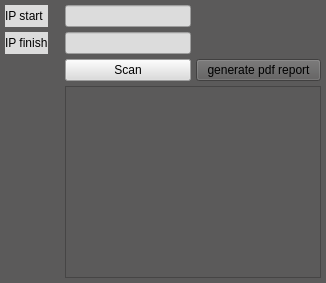
                   <widget class="QWidget" name="page_android_clean">
                    <property name="styleSheet">
                     <string notr="true">background:rgb(91,90,90);</string>
                    </property>
                    <layout class="QGridLayout" name="gridLayout_5">
                     <property name="leftMargin">
                      <number>5</number>
                     </property>
                     <property name="topMargin">
                      <number>5</number>
                     </property>
                     <property name="rightMargin">
                      <number>5</number>
                     </property>
                     <property name="bottomMargin">
                      <number>5</number>
                     </property>
                     <property name="spacing">
                      <number>5</number>
                     </property>
                     <item row="0" column="3">
                      <widget class="QLineEdit" name="start_ip_input">
                       <property name="styleSheet">
                        <string notr="true">background:rgb(220,220,220);</string>
                       </property>
                      </widget>
                     </item>
                     <item row="0" column="4">
                      <spacer name="horizontalSpacer_7">
                       <property name="orientation">
                        <enum>Qt::Horizontal</enum>
                       </property>
                       <property name="sizeHint" stdset="0">
                        <size>
                         <width>40</width>
                         <height>20</height>
                        </size>
                       </property>
                      </spacer>
                     </item>
                     <item row="0" column="1" rowspan="2" colspan="2">
                      <widget class="QLabel" name="lab_clean">
                       <property name="styleSheet">
                        <string notr="true"/>
                       </property>
                       <property name="text">
                        <string/>
                       </property>
                      </widget>
                     </item>
                     <item row="4" column="0">
                      <spacer name="verticalSpacer_5">
                       <property name="orientation">
                        <enum>Qt::Vertical</enum>
                       </property>
                       <property name="sizeHint" stdset="0">
                        <size>
                         <width>20</width>
                         <height>40</height>
                        </size>
                       </property>
                      </spacer>
                     </item>
                     <item row="1" column="3">
                      <widget class="QLineEdit" name="end_ip_input">
                       <property name="styleSheet">
                        <string notr="true">background:rgb(220,220,220);</string>
                       </property>
                      </widget>
                     </item>
                     <item row="0" column="0">
                      <widget class="QLabel" name="label_11">
                       <property name="mouseTracking">
                        <bool>false</bool>
                       </property>
                       <property name="styleSheet">
                        <string notr="true">QLabel {
    color: black; /* Change text color */
background:rgb(220,220,220);}
</string>
                       </property>
                       <property name="text">
                        <string>IP start</string>
                       </property>
                      </widget>
                     </item>
                     <item row="1" column="0">
                      <widget class="QLabel" name="label_12">
                       <property name="styleSheet">
                        <string notr="true">QLabel {
    color: black; /* Change text color */
background:rgb(220,220,220);}
</string>
                       </property>
                       <property name="text">
                        <string>IP finish</string>
                       </property>
                      </widget>
                     </item>
                     <item row="3" column="3">
                      <widget class="QPushButton" name="scan_button">
                       <property name="styleSheet">
                        <string notr="true">background:rgb(220,220,220);</string>
                       </property>
                       <property name="text">
                        <string>Scan</string>
                       </property>
                      </widget>
                     </item>
                     <item row="4" column="3" colspan="2">
                      <widget class="QTableView" name="table_view"/>
                     </item>
                     <item row="3" column="4">
                      <widget class="QPushButton" name="generate_report_button">
                       <property name="text">
                        <string>generate pdf report</string>
                       </property>
                      </widget>
                     </item>
                    </layout>
                   </widget>
